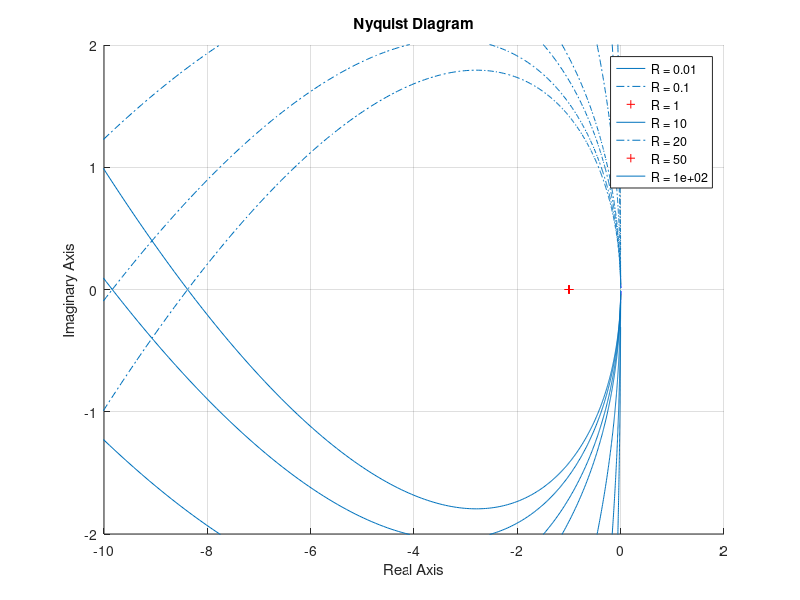
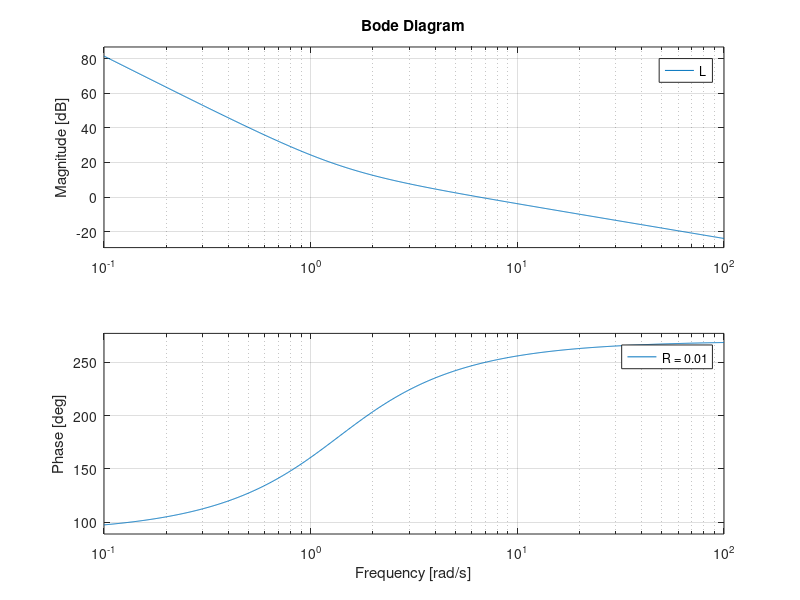
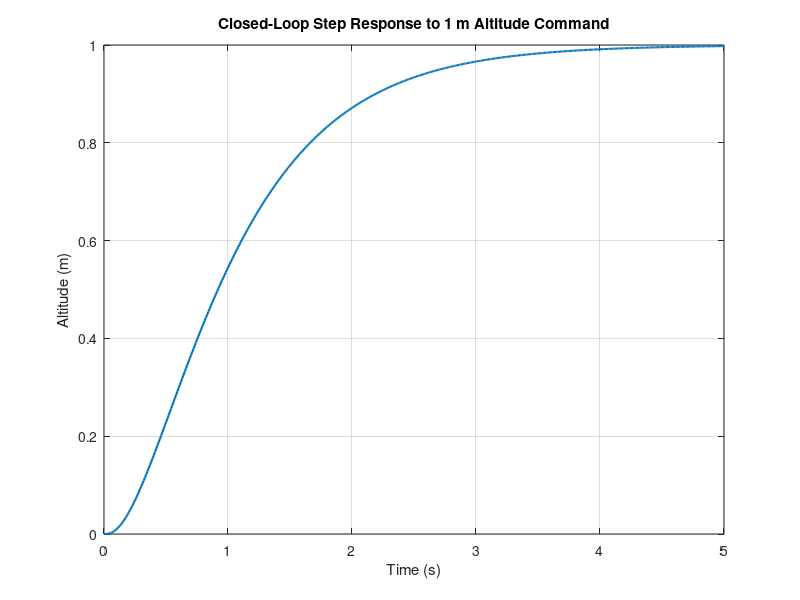

Here is the MATLAB script that generated these plots, in order: (Note: this script raises an error after producing the figures.)
clear; clc; close all;

%% Altitude Control via LQR-PI

% Parameters
m = 0.033;
g = 9.81;
A_thrust = 0.091492681;
B_thrust = 0.067673604;

% Hover
T_hover_total = m * g;

% Function
f_hover = @(PWM) A_thrust * PWM.^2 + B_thrust * PWM - T_hover_total / 4;

% Initial guess
PWM_guess = 0.5;

% Solve function
PWM_hover = fsolve(f_hover, PWM_guess);

% Augmented State-space model with integral action
A = [ 0 1 0;
    0 0 0;
    -1 0 0 ];

B = [0;
     1/m;
     0];

B_2 = [0;
       0;
       1];

C = [1 0 0];

D = 0;

% LQR weights
Q = diag([10 1 15]);
R_values = [0.01 0.1 1 10 20 50 100];
R_final = 1;

% Open-loop system for frequency response
G = ss(A, B, eye(3), zeros(3,1));

% Nyquist Plot
figure;
hold on;
grid on;
title('Nyquist Plot');

% Bode Plot
figure;
hold on;
grid on;
title('Bode Plot');

legend_entries = cell(length(R_values),1);

fprintf('\nLQR gains and margins for each R:\n');

for i = 1:length(R_values)
    R = R_values(i);

    % LQR gain
    K = lqr(A, B, Q, R);
    k1 = K(1);
    k2 = K(2);
    k3 = K(3);

    fprintf('\nFor R = %.6f\n', R);
    fprintf('k1 = %.6f\n', k1);
    fprintf('k2 = %.6f\n', k2);
    fprintf('k3 = %.6f\n', k3);

    % Transfer Function
    L = K * G;

    % Nyquist Plot
    figure(1);
    nyquist(L);
    xlim([-10 2]);
    ylim([-2 2]);

    % Bode Plot
    figure(2);
    bode(L);

    % Gain and phase margins
    [GM, PM, ~ , ~] = margin(L);
    fprintf('Gain Margin = %.6f dB\n', abs(20*log10(GM)));
    fprintf('Phase Margin = %.6f deg\n', PM);

    legend_entries{i} = sprintf('R = %.2g', R);
end

figure(1);
legend(legend_entries, 'Location', 'best');

figure(2);
legend(legend_entries, 'Location', 'best');

R = R_final;

% LQR gain
K = lqr(A, B, Q, R);
k1 = K(1);
k2 = K(2);
k3 = K(3);

fprintf('\nChosen final R:\n');
fprintf('R_final = %.6f\n', R_final);

fprintf('\nLQR gains:\n');
fprintf('k1 = %.6f\n', k1);
fprintf('k2 = %.6f\n', k2);
fprintf('k3 = %.6f\n', k3);

% Closed-loop system
Acl = A - B*K;
Bcl = B_2;
Ccl = eye(3);
Dcl = zeros(3,1);
sys_cl = ss(Acl, Bcl, Ccl, Dcl);

% Transfer Function
G_final = ss(A, B, eye(3), 0);
L_final = K*G_final;


% Step response for 1m command
t = linspace(0,5,500)';
r = ones(size(t)); % 1 m referenc

x = lsim(sys_cl, r, t);  % simulate states
z = x(:,1);   % altitude state

% Plot altitude response
figure;
plot(t, z, 'LineWidth',1.5);
grid on;
xlabel('Time (s)');
ylabel('Altitude (m)');
title('Closed-Loop Step Response to 1 m Altitude Command');

%% Connect mixer design to controller output

%  Parameters
k = 0.005964552;
l = 0.046;
PWM_min = 0.0;
PWM_max = 1.0;

% Compute controller thrust command
deltaT = -(x * K.');
T_cmd = T_hover_total + deltaT;

% History of thurusts, PWM, and saturation
T_motor_hist = zeros(length(t),4);
PWM_hist = zeros(length(t),4);
alpha_hist = zeros(length(t),1);

for i = 1:length(t)
    [T_motor_i, PWM_i, alpha_i] = mixer_pwm_command( ...
        T_cmd(i), 0, 0, 0, ...
        A_thrust, B_thrust, k, l, PWM_min, PWM_max);

    T_motor_hist(i,:) = T_motor_i.';
    PWM_hist(i,:) = PWM_i.';
    alpha_hist(i) = alpha_i;
end

% Plot total thrust command
figure;
plot(t, T_cmd, 'LineWidth', 1.5);
grid on;
xlabel('Time (s)');
ylabel('Total thrust command (N)');
title('Controller Output: Total Thrust Command');

% Plot motor thrusts from mixer
figure;
plot(t, T_motor_hist(:,1), 'LineWidth', 1.5); hold on;
plot(t, T_motor_hist(:,2), '--', 'LineWidth', 1.2);
plot(t, T_motor_hist(:,3), '-.', 'LineWidth', 1.2);
plot(t, T_motor_hist(:,4), ':', 'LineWidth', 1.8);
grid on;
xlabel('Time (s)');
ylabel('Motor thrust (N)');
title('Motor Thrust Commands from Mixer');
legend('T_1','T_2','T_3','T_4');

% Plot PWM responses
figure;
plot(t, PWM_hist(:,1), 'LineWidth', 1.5); hold on;
plot(t, PWM_hist(:,2), '--', 'LineWidth', 1.2);
plot(t, PWM_hist(:,3), '-.', 'LineWidth', 1.2);
plot(t, PWM_hist(:,4), ':', 'LineWidth', 1.8);
grid on;
xlabel('Time (s)');
ylabel('PWM');
title('PWM Signal Behavior from Mixer');
legend('PWM_1','PWM_2','PWM_3','PWM_4');
